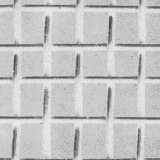
#> input picture data/processed/D1_train/D1_1.png, 160 x 160 px, found by its file name
$ python glcm_compatible.py
#> lines starting #> are read from the running program, lines starting #| are printed output that depends on the picture
"""
GLCM Texture Classification - 完全兼容版本
避免所有依赖冲突问题
"""

import os
import numpy as np
import pandas as pd
import cv2
from sklearn.neighbors import KNeighborsClassifier
from sklearn.preprocessing import StandardScaler
from sklearn.metrics import accuracy_score, confusion_matrix, classification_report

print("=" * 60)
print("GLCM纹理分类 - 兼容版本")
print("=" * 60)


def manual_glcm(image, distance=1, angle=0):
    """
    手动计算灰度共生矩阵
    """
    # 确保图像是uint8
    if image.dtype != np.uint8:
        image = image.astype(np.uint8)

    # 角度转换为偏移量
    if angle == 0:
        dx, dy = distance, 0
    elif angle == 45:
        dx, dy = distance, distance
    elif angle == 90:
        dx, dy = 0, distance
    elif angle == 135:
        dx, dy = -distance, distance
    else:
        raise ValueError("角度必须是0, 45, 90, 135度")

    glcm = np.zeros((256, 256), dtype=np.float64)
    height, width = image.shape

    for i in range(height):
        for j in range(width):
            i2, j2 = i + dy, j + dx
            if 0 <= i2 < height and 0 <= j2 < width:
                gray1, gray2 = image[i, j], image[i2, j2]
                glcm[gray1, gray2] += 1

    if np.sum(glcm) > 0:
        glcm /= np.sum(glcm)

    return glcm


def calculate_contrast(glcm):
    """计算对比度：衡量图像中局部灰度级的差异"""
    # 修复：获取GLCM矩阵的实际尺寸（而非固定256）
    glcm_size = glcm.shape[0]  # 假设GLCM是方阵（行、列数相同）
    # 遍历矩阵所有元素，计算对比度
    contrast = 0.0
    for i in range(glcm_size):
        for j in range(glcm_size):
            contrast += glcm[i, j] * (i - j) ** 2
    return contrast


def calculate_energy(glcm):
    return np.sum(glcm**2)


def calculate_correlation(glcm):
    i_idx, j_idx = np.indices(glcm.shape)
    mean_i, mean_j = np.sum(i_idx * glcm), np.sum(j_idx * glcm)
    std_i = np.sqrt(np.sum((i_idx - mean_i) ** 2 * glcm))
    std_j = np.sqrt(np.sum((j_idx - mean_j) ** 2 * glcm))
    return (
        np.sum((i_idx - mean_i) * (j_idx - mean_j) * glcm) / (std_i * std_j)
        if std_i * std_j != 0
        else 0
    )


def calculate_entropy(glcm):
    return -np.sum(
        [
            glcm[i, j] * np.log2(glcm[i, j])
            for i in range(256)
            for j in range(256)
            if glcm[i, j] > 0
        ]
    )


#########################################################################################
def extract_glcm_features(image):
    """提取GLCM特征 - 4个方向平均值"""
    features = {}
    angles = [0, 45, 90, 135]

    metrics = {"energy": [], "contrast": [], "correlation": [], "entropy": []}

    for angle in angles:
        glcm = manual_glcm(image, distance=1, angle=angle)
        metrics["energy"].append(calculate_energy(glcm))
        metrics["contrast"].append(calculate_contrast(glcm))
        metrics["correlation"].append(calculate_correlation(glcm))
        metrics["entropy"].append(calculate_entropy(glcm))

    for key in metrics:
        features[key] = np.mean(metrics[key])

    return features


def load_image(image_path):
    """加载图像"""
#> called with image_path = 'data/processed_data/D1_train/D1_1.png'
    try:
        image = cv2.imread(image_path, cv2.IMREAD_GRAYSCALE)
#> image is the input picture: shape (160, 160); min 75, max 244, mean 196.5
        if image is None:
            from PIL import Image

            image = np.array(Image.open(image_path).convert("L"))
        return image
    except Exception as e:
        print(f"无法读取图像 {image_path}: {e}")
        return None


def process_images():
    """处理所有图像"""
    base_dir = os.environ.get("BASE_DIR", "data")  # 优先使用环境变量，默认值为data目录
    processed_dir = os.path.join(base_dir, "processed_data")

    features_list = []

    for class_num in range(1, 7):
        class_name = f"D{class_num}"

        # 处理训练集和测试集
        for set_type in ["train", "test"]:
            img_dir = os.path.join(processed_dir, f"{class_name}_{set_type}")

            if os.path.exists(img_dir):
                for filename in os.listdir(img_dir):
                    if filename.endswith(".png"):
                        image_path = os.path.join(img_dir, filename)
                        image = load_image(image_path)

                        if image is not None:
                            try:
                                features = extract_glcm_features(image)
#> the loop in extract_glcm_features, `for angle in angles:` made 4 passes
#> (mean_i in calculate_correlation, std_i in calculate_correlation, std_j in calculate_correlation) on passes 1 to 4: (196.5, 27, 27), (197, 26.35, 27.03), (196.9, 26.34, 27.02), (196.9, 26.35, 27.03)
#> pass 1, in extract_glcm_features, `glcm = manual_glcm(image, distance=1, angle=angle)`:
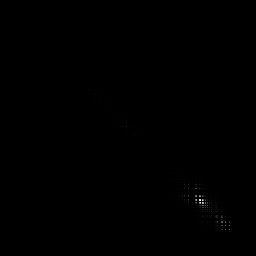
#> glcm: shape (256, 256) float64; min 0, max 0.0208, mean 1.53e-05; drawn with min black and max white
#> features = {'energy': 0.00641, 'contrast': 349.4, 'correlation': 0.756, 'entropy': 8.5}
                                features["filename"] = filename
                                features["class"] = class_name
                                features["set_type"] = set_type
                                features_list.append(features)
                                print(f"处理: {class_name}_{set_type}/{filename}")
                            except Exception as e:
                                print(f"处理 {filename} 时出错: {e}")

    return pd.DataFrame(features_list)


#######################################################################################
def train_and_evaluate(features_df):
    """训练和评估KNN分类器"""
    # 分离训练集和测试集
    train_df = features_df[features_df["set_type"] == "train"]
    test_df = features_df[features_df["set_type"] == "test"]

    # 准备特征和标签
    feature_cols = ["energy", "contrast", "correlation", "entropy"]
    X_train = train_df[feature_cols].values
    y_train = train_df["class"].values
    X_test = test_df[feature_cols].values
    y_test = test_df["class"].values

    # 标准化特征
    scaler = StandardScaler()
    X_train_scaled = scaler.fit_transform(X_train)
    X_test_scaled = scaler.transform(X_test)

    # 训练KNN分类器
    knn = KNeighborsClassifier(n_neighbors=3)
    knn.fit(X_train_scaled, y_train)

    # 预测和评估
#> (the run stopped early here; a loop or call above may not have finished)
